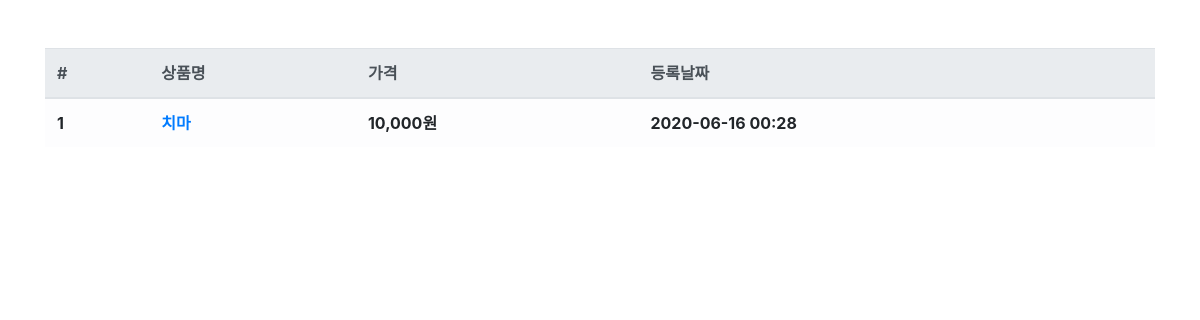
The page /product/ on the database as committed earlier.
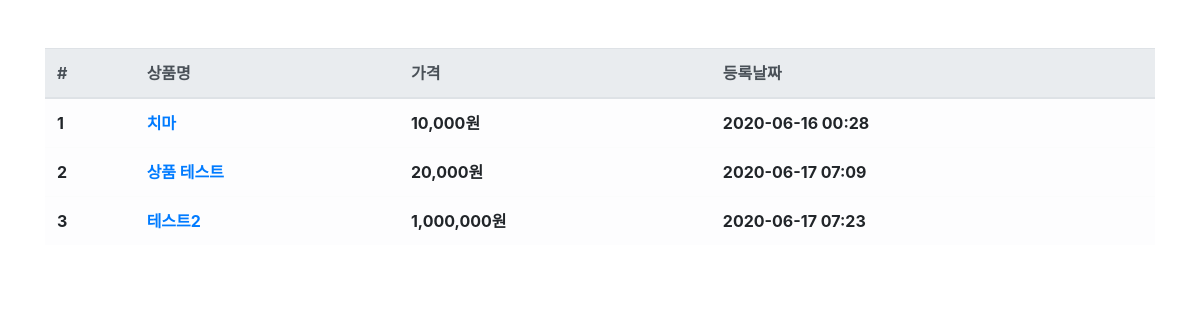
The same page on the database as committed later.
### product/models.py (models this page shows, shortened)
class Product(models.Model):
    name = models.CharField(max_length=256, verbose_name='상품명')
    price = models.IntegerField(verbose_name='상품가격')
    description = models.TextField(verbose_name='상품설명')
    stock =  models.IntegerField( verbose_name='재고')
    register_date = models.DateTimeField(auto_now_add=True, verbose_name='등록날짜')
    class Meta :
        db_table = 'fastcampus_product'
        verbose_name = '상품'
        verbose_name_plural= '상품'

### product/views.py (the view)
# urls.py: path('product/', ProductList.as_view()), # 클래스는 .as_view()
class ProductList(ListView):
    model = Product
    template_name = 'product.html'
    context_object_name = 'product_list'

### product/templates/product.html
{% extends "base.html" %} {% load humanize %} {% block contents%}
<div class="row mt-5">
  <div class="col-12">
    <table class="table table-light">
      <thead class="thead-light">
        <tr>
          <th scope="col">#</th>
          <th scope="col">상품명</th>
          <th scope="col">가격</th>
          <th scope="col">등록날짜</th>
        </tr>
      </thead>
      <tbody class="text-dart">
        {% for product in product_list %}
        <tr>
          <th scope="row">{{product.id}}</th>
          <th><a href="/product/{{product.id}}">{{product.name}}</a></th>
          <th>{{product.price|intcomma}}원</th>
          <th>{{product.register_date|date:'Y-m-d H:i'}}</th>
        </tr>
        {% endfor%}
      </tbody>
    </table>
  </div>
</div>
{% endblock %}

### fcuser/templates/base.html (shortened to what this page needs)
<!DOCTYPE html>
<html lang="en">
  <head>
    <link
      rel="stylesheet"
      href="https://stackpath.bootstrapcdn.com/bootstrap/4.5.0/css/bootstrap.min.css"
    />
  </head>
  <body>
    <div class="container">
      {% block contents %} {% endblock %}
    </div>
  </body>
</html>

Rows that differ between the two databases and show on the page:
added Product: id "2", name "상품 테스트", price "20,000", register_date "2020-06-17 07:09"
added Product: id "3", name "테스트2", price "1,000,000", register_date "2020-06-17 07:23"
